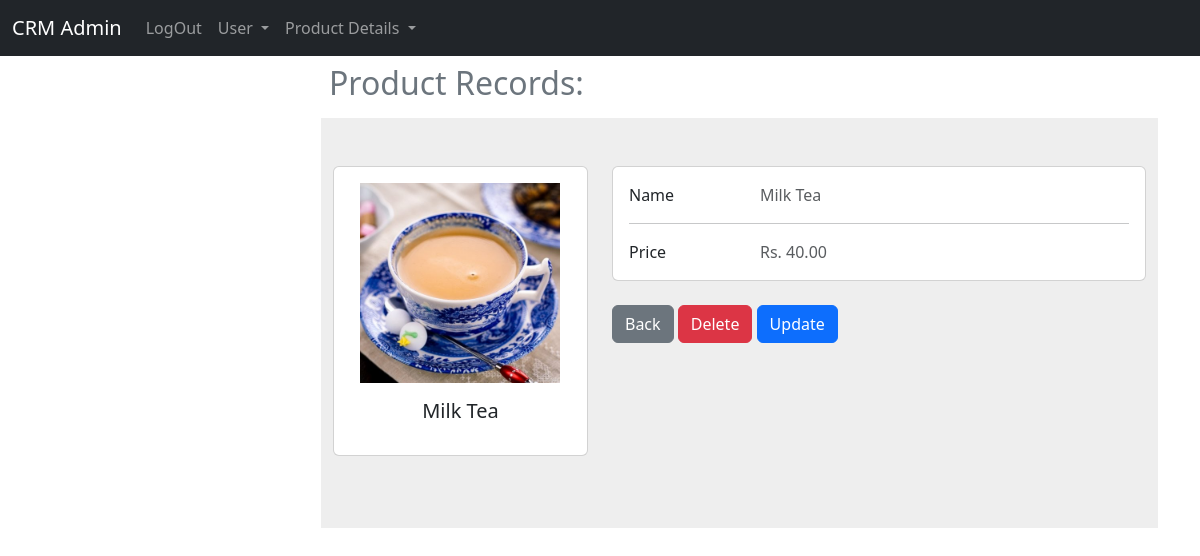
/user/product/1/ (signed in), run on the app's committed database.
### user_app/models.py (models this page shows, shortened)
class Product(models.Model):
    name = models.CharField(max_length=255)
    price = models.DecimalField(max_digits=10, decimal_places=2)
    images = models.ImageField(upload_to="product/%Y/%m/%d", blank=False)

### user_app/views.py (the view)
# urls.py: path('product/<int:pk>/', views.product, name='product'),
def product(request, pk):
    if request.user.is_authenticated:
        customer_record = Product.objects.get(id=pk)
        return render(
            request, "user/product/product.html", {"customer_record": customer_record}
        )
    else:
        messages.success(request, "YOu Must Be")
        return redirect("home")

### templates/user/product/product.html (shortened to what this page needs)
{% extends 'crm/base.html' %}
{% load static %}
{% block main %}
<div class="col-mb-6 offset-md-3">
     <h2 class="p-2 text-secondary"> Product Records:</h2>
     <section style="background-color: #eee;">
          <div class="container py-5">
               <form action="" method="post" name="signup">
                    <div class="row text-capitalize">
                         <div class="col-lg-4">
                              <div class="card mb-4">
                                   <div class="card-body text-center">
                                        <img src="{{customer_record.images.url}}" alt="{{customer_record.name}}"
                                             height="200px">
                                        <h5 class="my-3">{{customer_record.name}}</h5>
                                   </div>
                              </div>
                         </div>
                         <div class="col-lg-8">
                              <div class="card mb-4">
                                   <div class="card-body">
                                        <div class="row">
                                             <div class="col-sm-3">
                                                  <p class="mb-0">Name</p>
                                             </div>
                                             <div class="col-sm-9">
                                                  <p class="text-muted mb-0">{{customer_record.name}}</p>
                                             </div>
                                        </div>
                                        <hr>
                                        <div class="row">
                                             <div class="col-sm-3">
                                                  <p class="mb-0">Price</p>
                                             </div>
                                             <div class="col-sm-9">
                                                  <p class="text-muted mb-0">Rs. {{customer_record.price}}</p>
                                             </div>
                                        </div>
                                   </div>
                              </div>
                              <a href="{% url 'product_details' %}" class="btn btn-secondary">Back</a>
                              <a href="{% url 'delete_product' customer_record.pk %}" class="btn btn-danger">Delete</a>
                              <a href="{% url 'update_product' customer_record.pk %}" class="btn btn-primary">Update</a>
                         </div>
                    </div>
               </form>
          </div>
     </section>
</div>
{% endblock main %}

### data on the page
Product: images (picture), name "Milk Tea", price "40.00"
